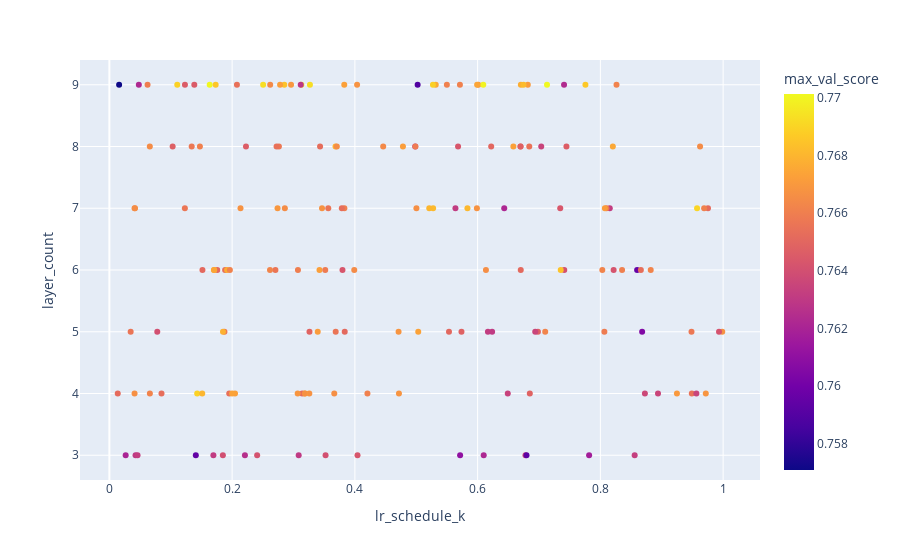

Write notebook code for a chart like this one.
### Code cell
px.scatter(round_4_results[round_4_results['layer_count']>2], x='lr_schedule_k', y='layer_count', color='max_val_score')

### Figure 1 — Plotly figure (JSON) as saved in the notebook; plotly's stock layout.template omitted (floating-point values rounded to 4 significant figures; data arrays with more than 128 entries replaced by an {"elided": "..."} marker saying what was removed)
{"data": [{"hovertemplate": "lr_schedule_k=%{x}<br>layer_count=%{y}<br>max_val_score=%{marker.color}<extra></extra>", "legendgroup": "", "marker": {"color": {"elided": "170 float values"}, "coloraxis": "coloraxis", "symbol": "circle"}, "mode": "markers", "name": "", "orientation": "v", "showlegend": false, "type": "scatter", "x": {"elided": "170 float values"}, "xaxis": "x", "y": {"elided": "170 int values"}, "yaxis": "y"}], "layout": {"coloraxis": {"colorbar": {"title": {"text": "max_val_score"}}, "colorscale": [[0, "#0d0887"], [0.1111, "#46039f"], [0.2222, "#7201a8"], [0.3333, "#9c179e"], [0.4444, "#bd3786"], [0.5556, "#d8576b"], [0.6667, "#ed7953"], [0.7778, "#fb9f3a"], [0.8889, "#fdca26"], [1, "#f0f921"]]}, "legend": {"tracegroupgap": 0}, "margin": {"t": 60}, "xaxis": {"anchor": "y", "domain": [0, 1], "title": {"text": "lr_schedule_k"}}, "yaxis": {"anchor": "x", "domain": [0, 1], "title": {"text": "layer_count"}}}}
